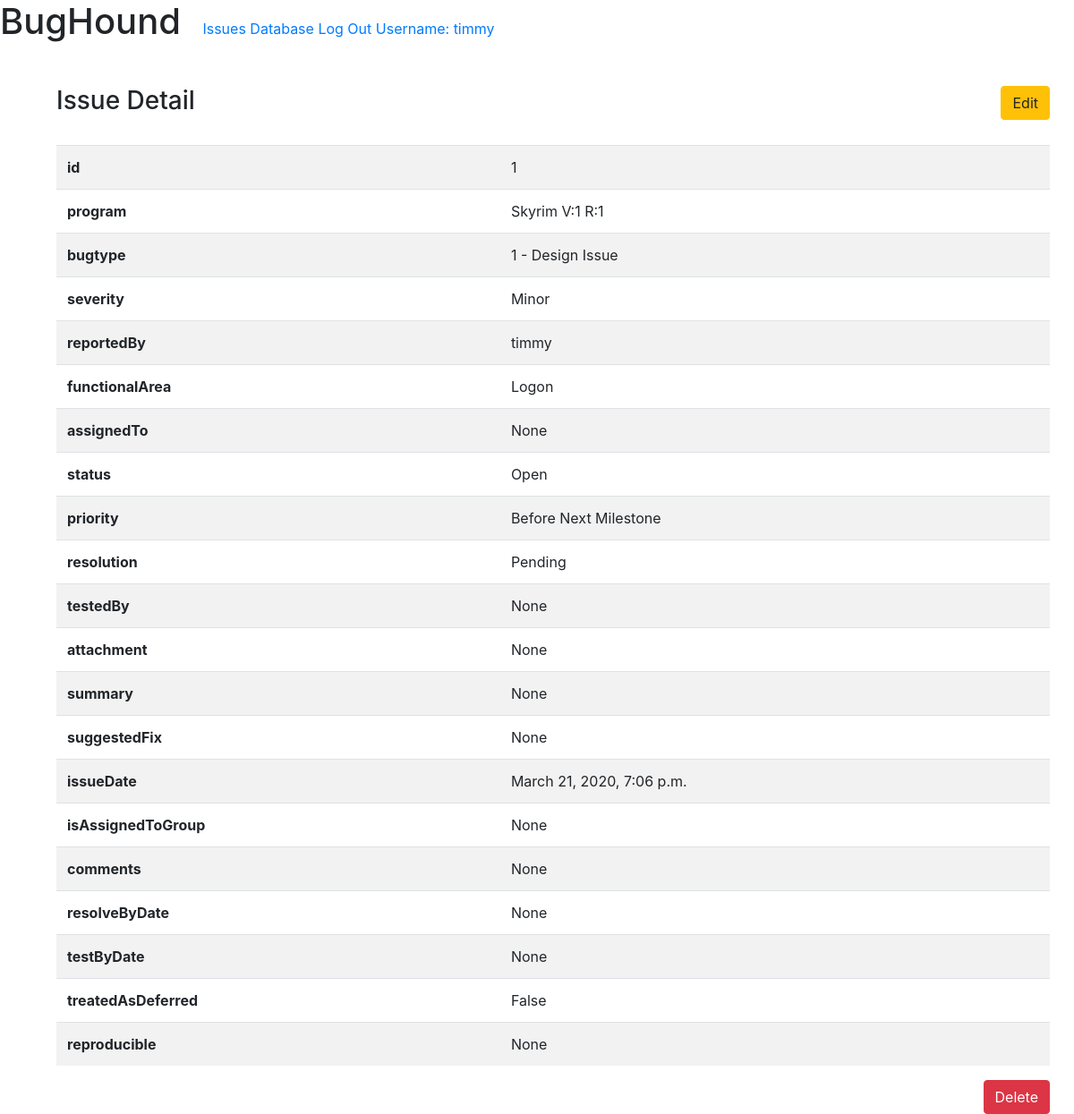
The page /issues/1 (signed in) on the database its author committed.
### issues/models.py (models this page shows, shortened)
class Issue(models.Model):
    program = models.ForeignKey(Program, on_delete=models.CASCADE)
    bugtype = models.ForeignKey(BugType, on_delete=models.CASCADE)
    severity = models.ForeignKey(Severity, on_delete=models.CASCADE)
    reportedBy = models.ForeignKey(Employee, on_delete=models.CASCADE, related_name='employee_reportedByID')
    functionalArea = models.ForeignKey(FunctionalArea, on_delete=models.CASCADE)
    assignedTo = models.ForeignKey(
        Employee,
        on_delete=models.CASCADE, related_name='employee_assignedToID',
        null=True,
        blank=True)
    status = models.ForeignKey(Status, on_delete=models.CASCADE, default="OPEN")
    priority = models.ForeignKey(Priority, on_delete=models.CASCADE)
    resolution = models.ForeignKey(Resolution, on_delete=models.CASCADE)
    testedBy = models.ForeignKey(
        Employee,
        on_delete=models.CASCADE, related_name='employee_testedByID',
        null=True,
        blank=True)
    attachment = models.CharField(
        max_length = 1000,
        null=True,
        blank=True)
    summary = models.CharField(
        max_length=500,
        null=True,
        blank=True)
    suggestedFix = models.CharField(
        max_length=500,
        null=True,
        blank=True)
    issueDate = models.DateTimeField(default=timezone.now)
    isAssignedToGroup = models.BooleanField(null=True)
    comments = models.CharField(
        max_length=500,
        null=True,
        blank=True)
    resolveByDate = models.DateTimeField(null=True, blank=True)
    testByDate = models.DateTimeField(null=True, blank=True)
    treatedAsDeferred = models.BooleanField(default=False)
    reproducible = models.BooleanField(null=True)

class Program(models.Model):
    version = models.IntegerField(validators=[MinValueValidator(1)])
    release = models.IntegerField(validators=[MinValueValidator(1)])
    name = models.CharField(
        max_length=200,
        unique=True,
        null=False,
        blank=False)
    area = models.ManyToManyField(FunctionalArea)
    def __str__(self):
        return f"{self.name} V:{self.version} R:{self.release}"
    class Meta:
        unique_together = [['name', 'release', 'version'], ['name', 'version']]

class BugType(models.Model):
    name = models.CharField(
        max_length=200,
        unique=True,
        null=False,
        blank=False)
    def __str__(self):
        return f'{self.id} - {self.name}'

class Severity(models.Model):
    name = models.CharField(
        max_length=200,
        unique=True,
        null=False,
        blank=False)
    def __str__(self):
        return str(self.name)

class Employee(models.Model):
    levelChoices = [
        (1, '1'),
        (2, '2'),
    ]
    user = models.OneToOneField(User, on_delete=models.CASCADE, unique=True)
    first_name = models.CharField(max_length=200)
    last_name = models.CharField(max_length=200)
    level = models.IntegerField(choices= levelChoices, default=1)
    department = models.ForeignKey(Department, on_delete=models.CASCADE, null=True, blank=True)
    def __str__(self):
        return self.user.username

class FunctionalArea(models.Model):
    name = models.CharField(
        max_length=200,
        unique=True,
        null=False,
        blank=False)
    def __str__(self):
        return self.name

class Status(models.Model):
    name = models.CharField(
        max_length=200,
        unique=True,
        null=False,
        blank=False)
    def __str__(self):
        return self.name

class Priority(models.Model):
    name = models.CharField(max_length=50, unique=True)
    def __str__(self):
        return self.name

class Resolution(models.Model):
    name = models.CharField(
        max_length=200,
        unique=True,
        null=False,
        blank=False)
    def __str__(self):
        return self.name

### issues/views.py (the view)
# urls.py: path('issues/<int:pk>', IssueDetailView.as_view(), name='IssueDetailView'),
class IssueDetailView(LoginRequiredMixin, DetailView):
    template_name = 'issues/pages/issues/issues_detail.html'
    model = Issue
    def get_context_data(self, **kwargs):
        context = super(IssueDetailView, self).get_context_data(**kwargs)
        fields = [field.name for field in Issue._meta.get_fields()]
        context['fields'] = fields
        return context

### issues/templatetags/issues_extras.py (called while the page is built)
@register.filter
def get_attr(obj, key):
    return getattr(obj, key)

### issues/templates/issues/pages/issues/issues_detail.html (shortened to what this page needs)
{% extends "issues/base.html" %}
{% load crispy_forms_tags %}
{% load issues_extras %}
{% block content %}
  <div class="row justify-content-between my-4">
    <div class="col-4">
        <h3>Issue Detail</h3>
    </div>
    <div class="col-4">
      <div class="float-right">
        <a href="{% url 'IssueUpdateView' object.id %}" class="btn btn-warning">Edit</a>
      </div>
    </div>
  </div>
  <table class="table table-striped">
		{% for field in fields %}
			<tr>
				<th>{{field}}</th>
				<td>{{ object|get_attr:field }}</td>
			</tr>
		{% endfor %}
  </table >
  <div class="float-right">
        <a href="{% url 'IssueDeleteView' object.id %}" class="btn btn-danger">Delete</a>
  </div>
{% endblock %}

### issues/templates/issues/base.html (shortened to what this page needs)
<!doctype html>
<html lang="en">
  <head>
    <link rel="stylesheet" href="https://stackpath.bootstrapcdn.com/bootstrap/4.4.1/css/bootstrap.min.css">
  </head>
  <body>
    <header>
      <h1 style="display: inline; margin-right:20px;">BugHound</h1>
      <nav style="display: inline;">
        <a href="{% url 'IssueListView' %}">Issues</a>
        <a href="{% url 'admin:index' %}">Database</a>
        <a href="{% url 'logout_view' %}">Log Out</a>
        {% if request.user.username %}
          <a href="">Username: {{request.user.username}}</a>
        {% endif %}
      </nav>
    </header>
    <div class="container m-5">
      {% block content %}
      {% endblock %}
    </div>
  </body>
</html>

### rows shown on the page
Issue: fields "1" "Skyrim V:1 R:1" "1 - Design Issue" "Minor" "timmy" "Logon" "None" "Open" "Before Next Milestone" "Pending" "None" "None" "None" "None" "March 21, 2020, 7:06 p.m." "None" "None" "None" "None" "False" "None"

### other values the page prints
{{ request.user.username }} "timmy"
{{ field }} "id" "program" "bugtype" "severity" "reportedBy" "functionalArea" "assignedTo" "status" "priority" "resolution" "testedBy" "attachment" "summary" "suggestedFix" "issueDate" "isAssignedToGroup" "comments" "resolveByDate" "testByDate" "treatedAsDeferred" "reproducible"
